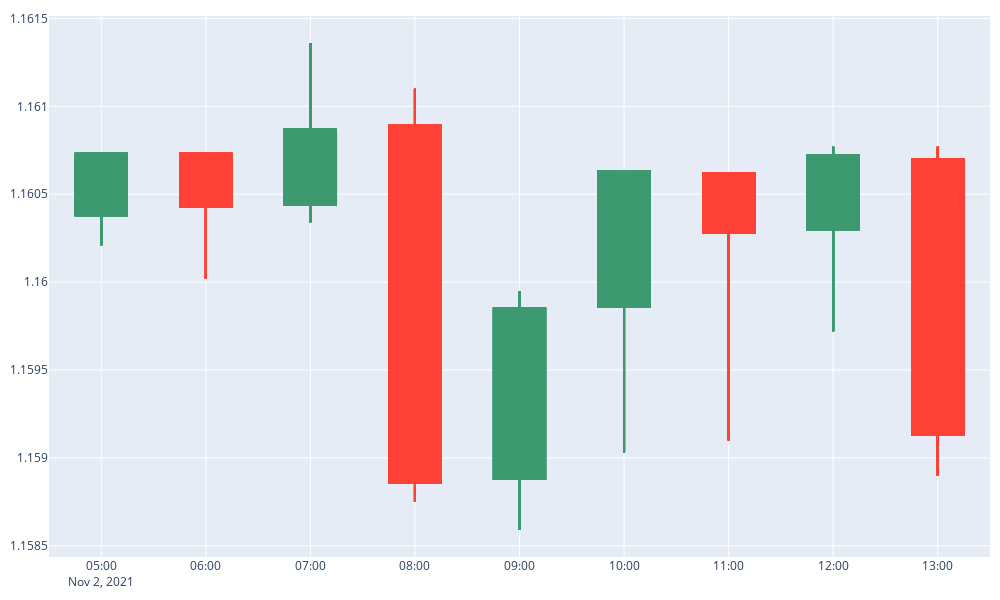

Source (notebook cell):
### Code cell
fig = go.Figure()
fig.add_trace(go.Candlestick(
    x=df_plot.time, open = df_plot.mid_o, high = df_plot.mid_h, low = df_plot.mid_l, close = df_plot.mid_c,
))
fig.update_layout(width=1000,height=600,
margin= dict(l=10,r=10,b=10,t=10) )
fig.update_xaxes(rangeslider=dict(visible=False))
fig.show()
